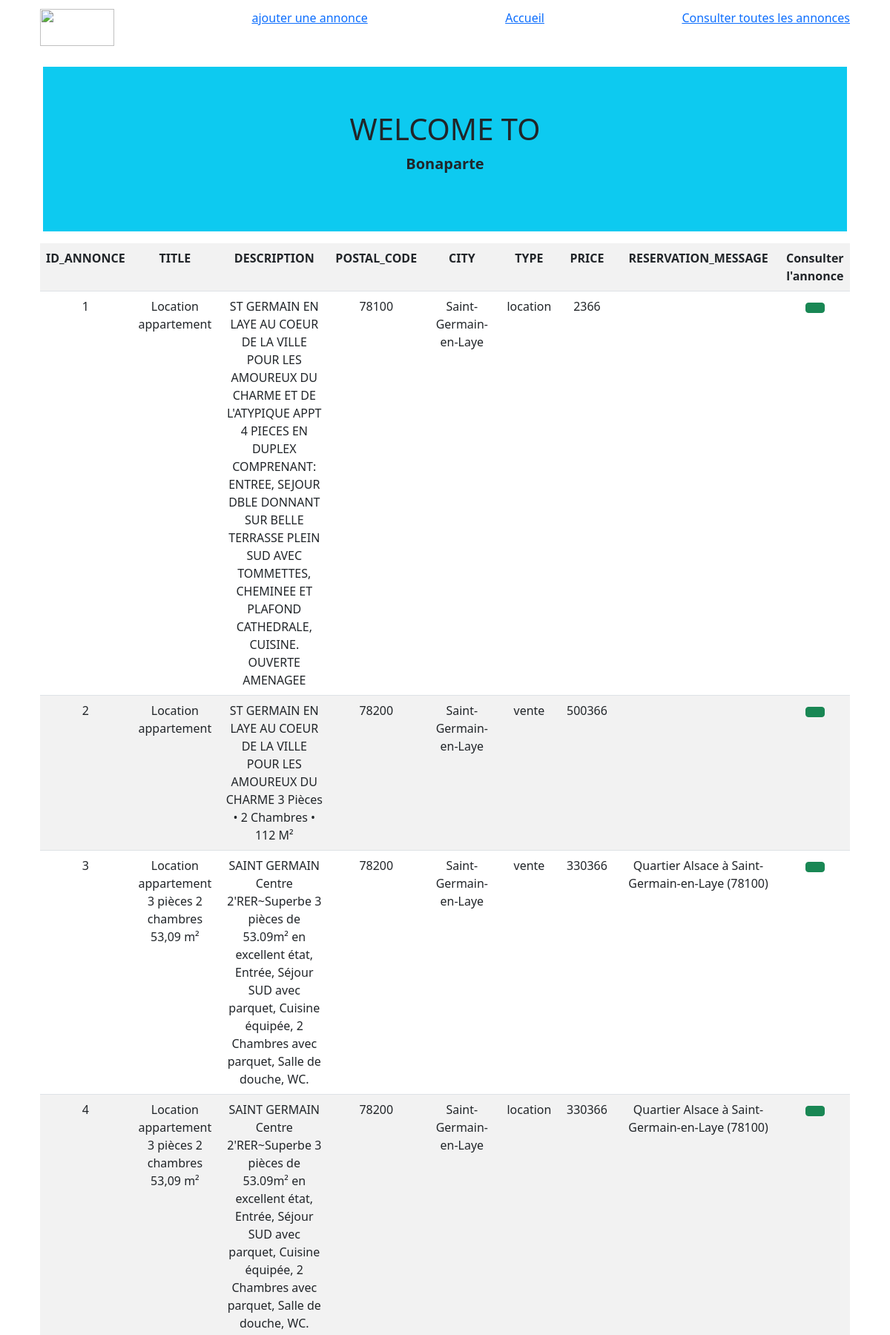
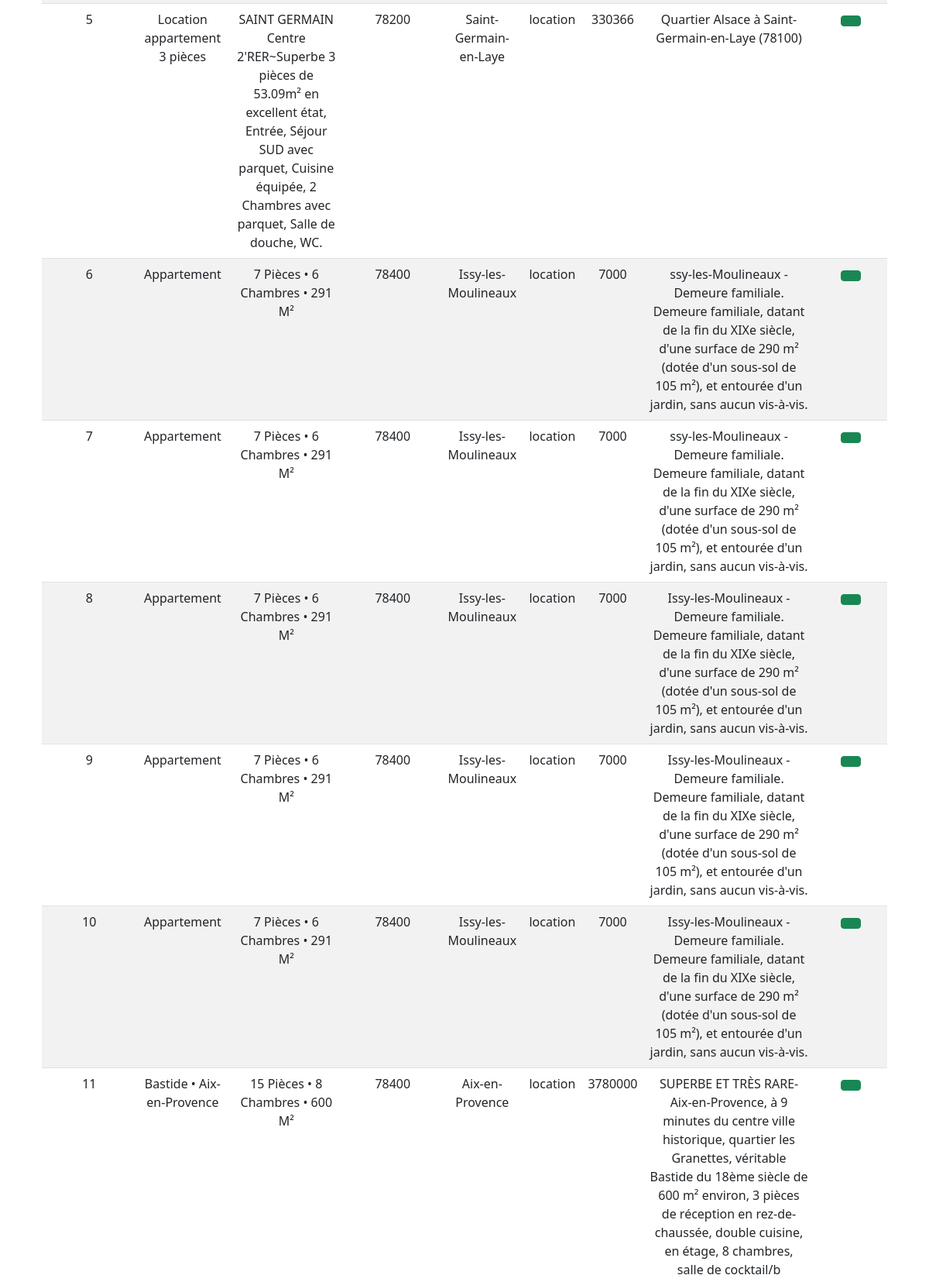
Page /consulter_les_annonces.php (upper part) on the committed database (2 pictures, top to bottom).
### tables this page shows
CREATE TABLE `advert` (
  `id_annonce` int(11) NOT NULL,
  `title` varchar(255) DEFAULT NULL,
  `description` varchar(255) NOT NULL,
  `postal_code` int(8) DEFAULT NULL,
  `city` varchar(255) NOT NULL,
  `type` enum('location','vente','','') NOT NULL DEFAULT '',
  `price` int(11) DEFAULT NULL,
  `reservation_message` varchar(255) NOT NULL
);

### consulter_les_annonces.php (the view, shortened to what this page needs)
<?php
require_once('./init.php');
include_once('./inc.php/header.php');
include_once('./inc.php/nav.php');
?>
<div class="container">
    <?php
    $annonce = $bdd->query("SELECT * FROM advert LIMIT 0,15" );
    ?>
<table class="table  table-striped  text-center"><tr>
    <?php
    for($i = 0; $i < $annonce->columnCount(); $i++):
        $colonne = $annonce->getColumnMeta($i);
    ?>
            <th><?= strtoupper($colonne['name']) ?></th>
    <?php
    endfor; ?>
            <th>Consulter l'annonce</th>
    </tr>
     <?php while($affichage = $annonce->fetch(PDO::FETCH_ASSOC)):
    ?>
        <tr>
        <?php foreach($affichage as $key => $value): ?>
                    <td><?= $value ?></td>
        <?php endforeach; ?>
                    <td>
                        <a href="./consulter_une_annonce.php?id= <?php $value ?>" class="btn btn-success">
                        </a>
                    </td>
        </tr>
    <?php endwhile; ?>
    </table>
</div>
<?php
include('./inc.php/footer.php');

### rows in the picture
advert: id_annonce "1", title "Location appartement", description "ST GERMAIN EN LAYE AU COEUR DE LA VILLE POUR LES AMOUREUX DU CHARME ET DE L'ATYPIQUE APPT 4 PIECES EN DUPLEX COMPRENANT: ENTREE, SEJOUR DBLE DONNANT SUR BELLE TERRASSE PLEIN SUD AVEC TOMMETTES, CHEMINEE ET PLAFOND CATHEDRALE, CUISINE. OUVERTE AMENAGEE", postal_code "78100", city "Saint-Germain-en-Laye", type "location", price "2366"
advert: id_annonce "2", title "Location appartement", description "ST GERMAIN EN LAYE AU COEUR DE LA VILLE POUR LES AMOUREUX DU CHARME 3 Pièces • 2 Chambres • 112 M²", postal_code "78200", city "Saint-Germain-en-Laye", type "vente", price "500366"
advert: id_annonce "3", title "Location appartement 3 pièces 2 chambres 53,09 m²", description "SAINT GERMAIN Centre 2'RER~Superbe 3 pièces de 53.09m² en excellent état, Entrée, Séjour SUD avec parquet, Cuisine équipée, 2 Chambres avec parquet, Salle de douche, WC.", postal_code "78200", city "Saint-Germain-en-Laye", type "vente", price "330366", reservation_message "Quartier Alsace à Saint-Germain-en-Laye (78100)"
advert: id_annonce "4", title "Location appartement 3 pièces 2 chambres 53,09 m²", description "SAINT GERMAIN Centre 2'RER~Superbe 3 pièces de 53.09m² en excellent état, Entrée, Séjour SUD avec parquet, Cuisine équipée, 2 Chambres avec parquet, Salle de douche, WC.", postal_code "78200", city "Saint-Germain-en-Laye", type "location", price "330366", reservation_message "Quartier Alsace à Saint-Germain-en-Laye (78100)"
advert: id_annonce "5", title "Location appartement 3 pièces", description "SAINT GERMAIN Centre 2'RER~Superbe 3 pièces de 53.09m² en excellent état, Entrée, Séjour SUD avec parquet, Cuisine équipée, 2 Chambres avec parquet, Salle de douche, WC.", postal_code "78200", city "Saint-Germain-en-Laye", type "location", price "330366", reservation_message "Quartier Alsace à Saint-Germain-en-Laye (78100)"
advert: id_annonce "6", title "Appartement", description "7 Pièces • 6 Chambres • 291 M²", postal_code "78400", city "Issy-les-Moulineaux", type "location", price "7000", reservation_message "ssy-les-Moulineaux - Demeure familiale. Demeure familiale, datant de la fin du XIXe siècle, d'une surface de 290 m² (dotée d'un sous-sol de 105 m²), et entourée d'un jardin, sans aucun vis-à-vis."
advert: id_annonce "7", title "Appartement", description "7 Pièces • 6 Chambres • 291 M²", postal_code "78400", city "Issy-les-Moulineaux", type "location", price "7000", reservation_message "ssy-les-Moulineaux - Demeure familiale. Demeure familiale, datant de la fin du XIXe siècle, d'une surface de 290 m² (dotée d'un sous-sol de 105 m²), et entourée d'un jardin, sans aucun vis-à-vis."
advert: id_annonce "8", title "Appartement", description "7 Pièces • 6 Chambres • 291 M²", postal_code "78400", city "Issy-les-Moulineaux", type "location", price "7000", reservation_message "Issy-les-Moulineaux - Demeure familiale. Demeure familiale, datant de la fin du XIXe siècle, d'une surface de 290 m² (dotée d'un sous-sol de 105 m²), et entourée d'un jardin, sans aucun vis-à-vis."
advert: id_annonce "9", title "Appartement", description "7 Pièces • 6 Chambres • 291 M²", postal_code "78400", city "Issy-les-Moulineaux", type "location", price "7000", reservation_message "Issy-les-Moulineaux - Demeure familiale. Demeure familiale, datant de la fin du XIXe siècle, d'une surface de 290 m² (dotée d'un sous-sol de 105 m²), et entourée d'un jardin, sans aucun vis-à-vis."
advert: id_annonce "10", title "Appartement", description "7 Pièces • 6 Chambres • 291 M²", postal_code "78400", city "Issy-les-Moulineaux", type "location", price "7000", reservation_message "Issy-les-Moulineaux - Demeure familiale. Demeure familiale, datant de la fin du XIXe siècle, d'une surface de 290 m² (dotée d'un sous-sol de 105 m²), et entourée d'un jardin, sans aucun vis-à-vis."
advert: id_annonce "11", title "Bastide • Aix-en-Provence", description "15 Pièces • 8 Chambres • 600 M²", postal_code "78400", city "Aix-en-Provence", type "location", price "3780000", reservation_message "SUPERBE ET TRÈS RARE- Aix-en-Provence, à 9 minutes du centre ville historique, quartier les Granettes, véritable Bastide du 18ème siècle de 600 m² environ, 3 pièces de réception en rez-de-chaussée, double cuisine, en étage, 8 chambres, salle de cocktail/b"

### other values in the picture
$colonne['name'] "ID_ANNONCE"
$colonne['name'] "TITLE"
$colonne['name'] "DESCRIPTION"
$colonne['name'] "POSTAL_CODE"
$colonne['name'] "CITY"
$colonne['name'] "TYPE"
$colonne['name'] "PRICE"
$colonne['name'] "RESERVATION_MESSAGE"
